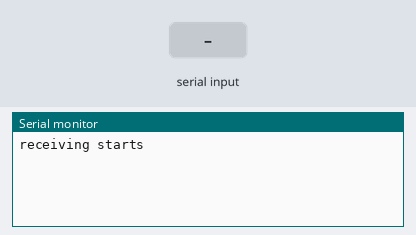
Simulated run of this sketch. Board: Arduino Uno, built with avr-gcc and run on an emulated ATmega328P. Shown: the last lines printed to the serial monitor. The test bench sets the inputs (shaded band).

Above: at 1.2 s.
1.3 s: "1" received over the second serial link
At 2.2 s:
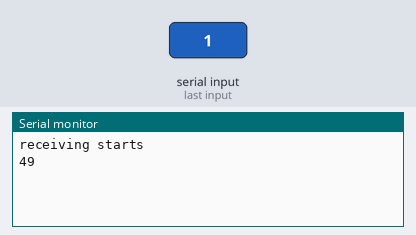
2.8 s: "0" received over the second serial link
At 3.4 s:
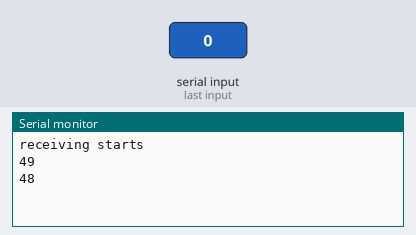
4.3 s: "2" received over the second serial link
At 5.7 s:
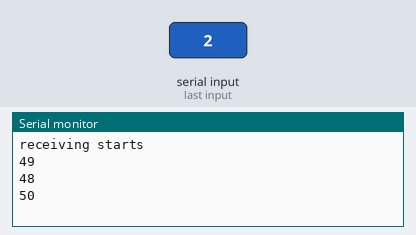

The sketch:

receiver.ino
```cpp
#include <SoftwareSerial.h>

SoftwareSerial xbeeConnection = SoftwareSerial(7, 8);

void setup(){
  xbeeConnection.begin(115200);
  Serial.begin(115200);
  Serial.println("receiving starts");
}

void loop(){
    if(xbeeConnection.available()){
     int a = xbeeConnection.read();
     Serial.println(a);
    }
}
```

Measured:
- after the input at 1.3 s, the serial monitor: prints a new line at once (image 1)
- after the input at 2.8 s, the serial monitor: prints a new line at once (image 2)
- after the input at 4.3 s, the serial monitor: prints a new line at once (image 3)
